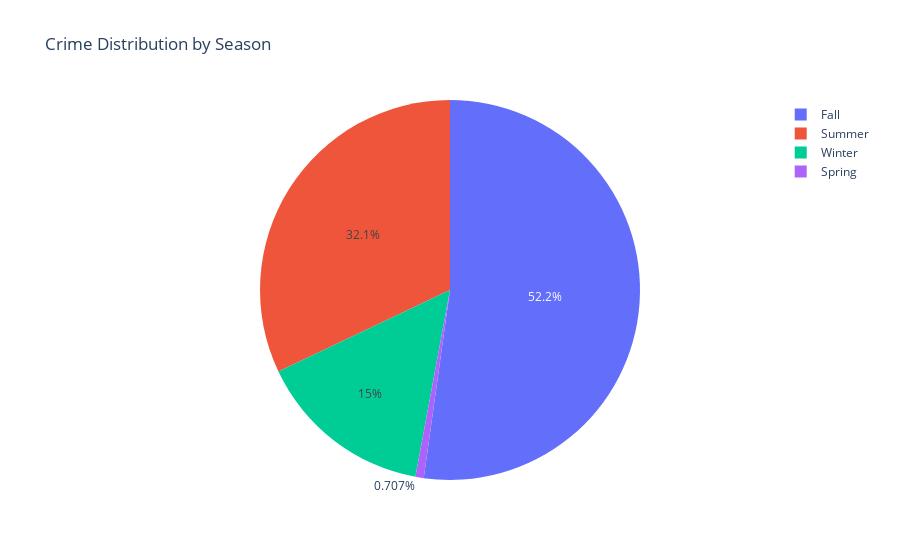

The notebook cell this image was saved under:
### Markdown cell above
## 6. Show Crime Distribution by Season

This cell:

1. Tallies the number of crimes in each season (`Winter`, `Spring`, `Summer`, `Fall`).
2. Displays a pie chart illustrating relative share per season.

**Why?**  
A seasonal breakdown highlights periods of elevated or reduced crime activity, valuable for strategic planning.

### Code cell
## 6. Crime Distribution by Season

# %%
# Count crimes per season
df_season = (
    df_crime['season']
            .value_counts()
            .reset_index()
)
df_season.columns = ['season', 'crime_count']

# Plot pie chart for seasonal distribution
fig = px.pie(
    df_season,
    names='season',
    values='crime_count',
    title='Crime Distribution by Season'
)
fig.show()

### Figure 1 — Plotly figure (JSON) as saved in the notebook; plotly's stock layout.template omitted (floating-point values rounded to 4 significant figures)
{"data": [{"domain": {"x": [0, 1], "y": [0, 1]}, "hovertemplate": "season=%{label}<br>crime_count=%{value}<extra></extra>", "labels": ["Fall", "Summer", "Winter", "Spring"], "legendgroup": "", "name": "", "showlegend": true, "type": "pie", "values": [143884, 88360, 41401, 1948]}], "layout": {"legend": {"tracegroupgap": 0}, "title": {"text": "Crime Distribution by Season"}}}
